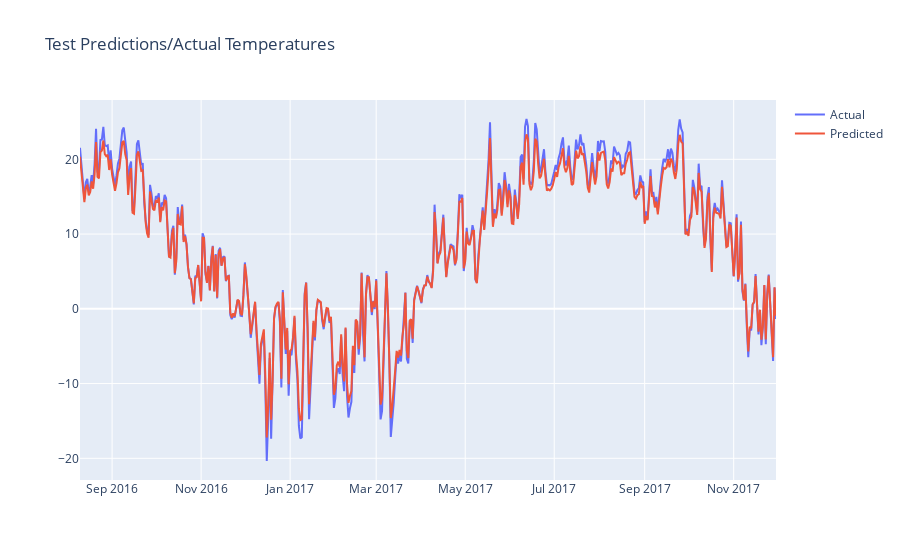

This figure's notebook cell:
### Code cell
fig = go.Figure()
fig.add_trace(go.Scatter(x=preds_day.index, y=preds_day['actual']-273.15, name='Actual'))
fig.add_trace(go.Scatter(x=preds_day.index, y=preds_day['pred']-273.15, name='Predicted'))
fig.update_layout(showlegend=True, title='Test Predictions/Actual Temperatures')
fig.show()

### Figure 1 — Plotly figure (JSON) as saved in the notebook; plotly's stock layout.template omitted (floating-point values rounded to 4 significant figures; data arrays with more than 128 entries replaced by an {"elided": "..."} marker saying what was removed)
{"data": [{"name": "Actual", "type": "scatter", "x": {"elided": "478 str values"}, "y": {"elided": "478 float values"}}, {"name": "Predicted", "type": "scatter", "x": {"elided": "478 str values"}, "y": {"elided": "478 float values"}}], "layout": {"showlegend": true, "title": {"text": "Test Predictions/Actual Temperatures"}}}
